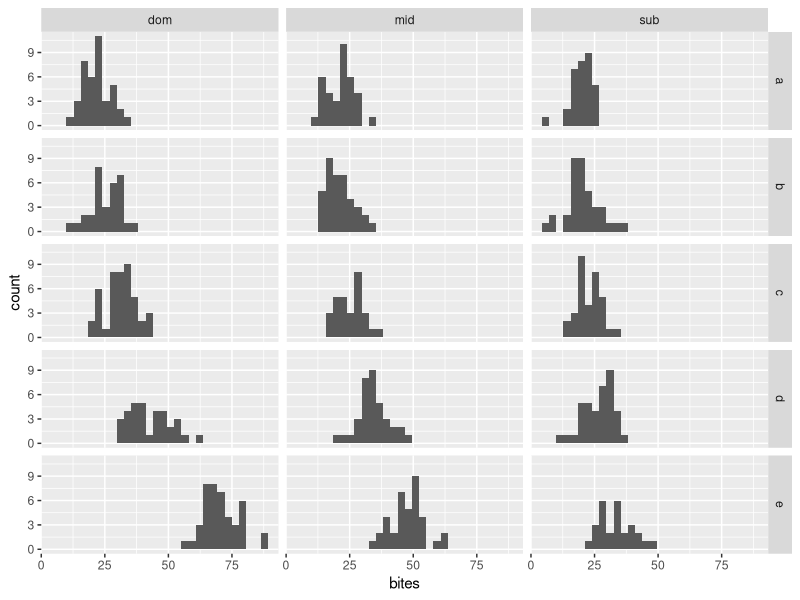
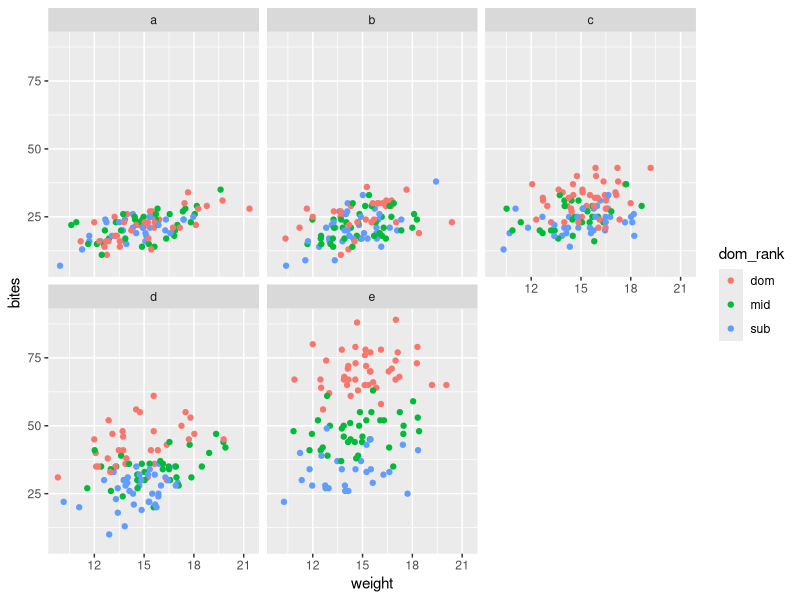

Write R code to recreate these figures, in order.
# packages ----------------------------------------------------------------
library(tidyverse)

# description -------------------------------------------------------------
# simulating data with group-level effects and continuous + categorical predictors

# example -----------------------------------------------------------------

set.seed(4)

d <- tibble(group = letters[1:5], 
            init_lambda = c(1, 2, 4, 8, 16)) %>% # each group gets a different initial lambda value, here they vary a lot
  expand_grid(dom_rank = c("dom", "mid", "sub")) %>% 
  mutate(lambda = case_when( # modify the lambda values slightly based on dominance rank
    dom_rank == "dom" ~ init_lambda * runif(1, 3, 3.4),
    dom_rank == "mid" ~ init_lambda * runif(1, 1.8, 2.3),
    dom_rank == "sub" ~ init_lambda * runif(1, 1, 1.1)
  )) %>% 
  group_by(group) %>% 
  slice_sample(n = sample(105:140, 1), replace = T) %>% # generate between 105 and 140 observations per group, with various dom_ranks
  ungroup() %>% 
  mutate(weight = rnorm(n(), mean = 15, sd = 2)) %>% # give the whole population normally distributed weights
  rowwise() %>% 
  mutate(lambda_f = lambda + 1.25*weight) %>% # modify the lambda based on weight
  mutate(bites = list(rpois(lambda = lambda_f, n = 1))) %>% # for each row, which corresponds to one observation, generate a single Poisson random variable using that row's lambda_f value, which incorporates effects of group, dom_rank, and weight
  unnest(bites)

d %>% 
  ggplot(aes(x = bites)) +
  geom_histogram() +
  facet_grid(rows = vars(group), cols = vars(dom_rank))

d %>% 
  ggplot(aes(x = weight, y = bites, color = dom_rank)) +
  geom_point() +
  facet_wrap(vars(group))
